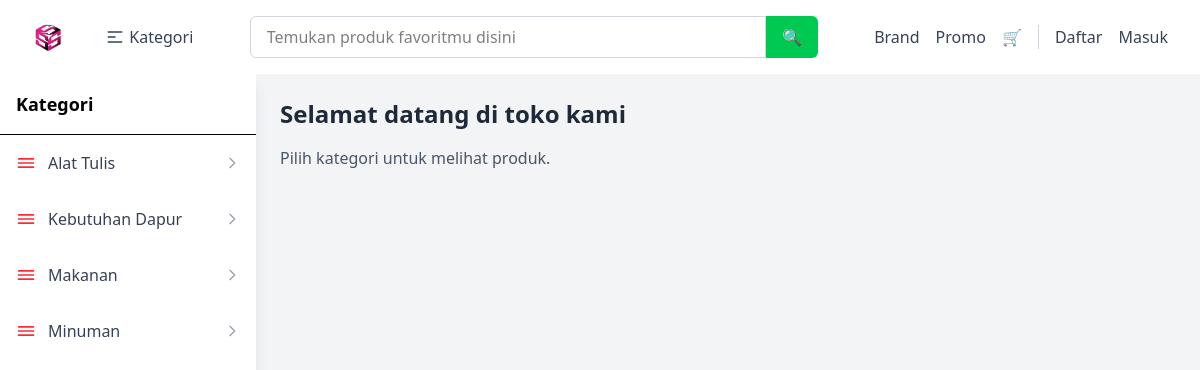
The app's page /public/kategori (signed in) with its own data.
### tables this page shows
CREATE TABLE `kategori` (
  `id` int NOT NULL,
  `nama_kategori` varchar(100) NOT NULL
);

### app/core/Controller.php (called while the page is built, shortened)
<?php
class Controller {
    public function model($model) {
        return new $model;
    }
    public function view($view, $data = []) {
        require_once '../app/views/' .$view . '.php';
    }
}

### app/core/App.php (called while the page is built, shortened)
<?php
class App {
    protected $method = 'index';
    public function __construct() {
        $url = $this->parseURL();
        if (isset($url[0]) && file_exists('../app/controllers/' . $url[0] . '.php')) {
            unset($url[0]);
        }
        $this->controller = new $this->controller;
        $this->params = $url ? array_values($url) : [];
        call_user_func_array([$this->controller, $this->method], $this->params);
    }
    public function parseURL() {
        if (isset($_GET['url'])) {
            return explode('/', filter_var(rtrim($_GET['url'], '/'), FILTER_SANITIZE_URL));
        }
        return [];
    }
}

### public/index.php (called while the page is built, shortened)
<?php
$app = new App();

### app/core/Database.php (called while the page is built, shortened)
<?php
class Database
{
    private $host = DB_HOST;
    private $dbname = DB_NAME;
    private $username = DB_USER;
    private $password = DB_PASS;
    private $dbh;
    private $stmt;
    public function __construct()
    {
        $dsn = 'mysql:host=' . $this->host . ';dbname=' . $this->dbname;
        $options = [
            PDO::ATTR_PERSISTENT => true,
            PDO::ATTR_ERRMODE    => PDO::ERRMODE_EXCEPTION
        ];
        try {
            $this->dbh = new PDO($dsn, $this->username, $this->password, $options);
        } catch (PDOException $e) {
            die('Database Error: ' . $e->getMessage());
        }
    }
    public function query($query)
    {
        $this->stmt = $this->dbh->prepare($query);
    }
    public function execute()
    {
        return $this->stmt->execute();
    }
    public function resultSet()
    {
        $this->execute();
        return $this->stmt->fetchAll(PDO::FETCH_ASSOC);
    }
}

### app/models/Model_kategori.php (called while the page is built, shortened)
<?php
class Model_kategori
{
    private $db;
    public function __construct()
    {
        $this->db = new Database;
    }
    public function getAllKategori()
    {
        $this->db->query("SELECT * FROM kategori ORDER BY nama_kategori ASC");
        return $this->db->resultSet();
    }
}

### app/views/kategori/index.php (the view)
<div class="flex h-screen bg-gray-100">
  <aside class="w-64 bg-white shadow-lg">
    <div class="p-4 text-lg font-semibold border-b">Kategori</div>
    <ul class="divide-y divide-gray-200">
      <?php foreach ($data['kategori'] as $kategori): ?>
        <a href="<?= BASEURL ?>/kategori/produk/<?= $kategori['id']; ?>">
          <li class="flex justify-between items-center p-4 hover:bg-gray-50 cursor-pointer">
            <div class="flex items-center gap-3 text-red-500">
              <svg class="w-5 h-5" fill="none" stroke="currentColor" stroke-width="2"
                viewBox="0 0 24 24">
                <path stroke-linecap="round" stroke-linejoin="round"
                  d="M3 7h18M3 12h18M3 17h18" />
              </svg>
              <span class="text-gray-700"><?= $kategori['nama_kategori']; ?></span>
            </div>
            <svg class="w-4 h-4 text-gray-400" fill="none" stroke="currentColor" stroke-width="2"
              viewBox="0 0 24 24">
              <path stroke-linecap="round" stroke-linejoin="round"
                d="M9 5l7 7-7 7" />
            </svg>
          </li>
        </a>
      <?php endforeach; ?>
    </ul>
  </aside>
  <main class="flex-1 p-6">
    <h1 class="text-2xl font-bold text-gray-800 mb-4">Selamat datang di toko kami</h1>
    <p class="text-gray-600">Pilih kategori untuk melihat produk.</p>
  </main>
</div>

### records on screen
kategori: nama_kategori "Alat Tulis"
kategori: nama_kategori "Kebutuhan Dapur"
kategori: nama_kategori "Makanan"
kategori: nama_kategori "Minuman"
